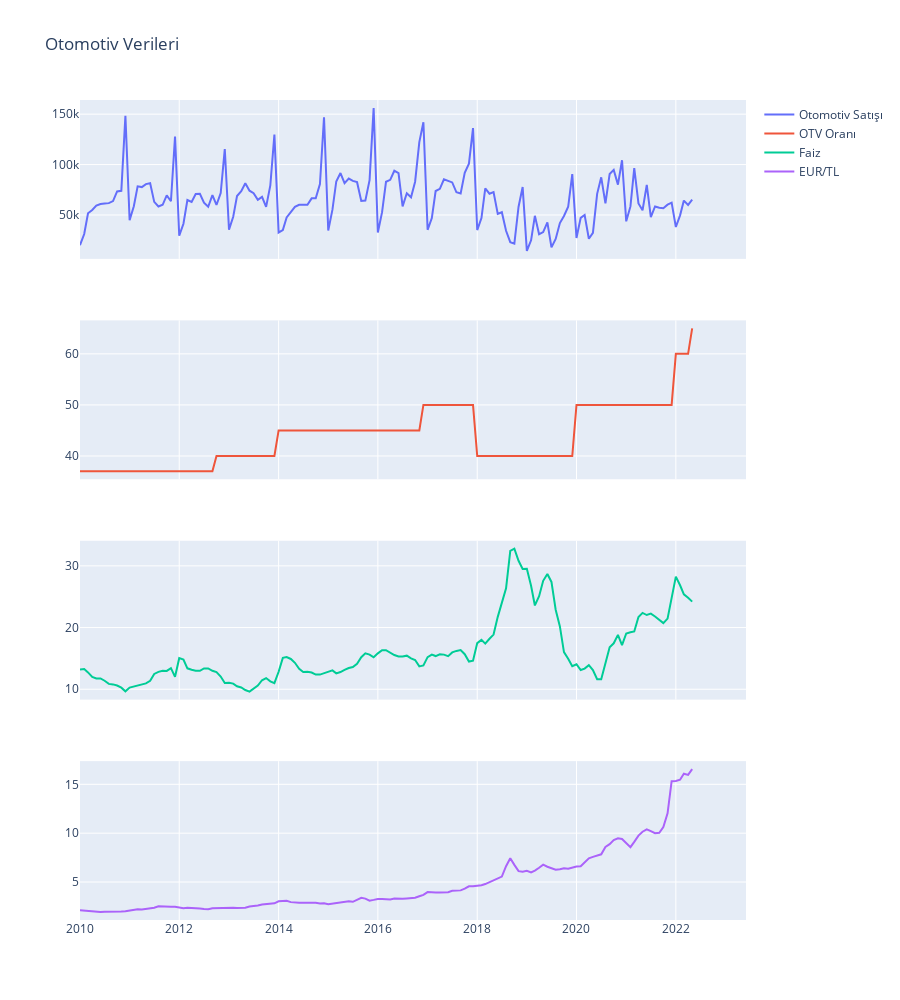

Notebook code cell kept with this figure:
### Code cell
# Subplot figürünü oluştur
fig = make_subplots(rows=4, cols=1, shared_xaxes=True)

# İlk subplotu ekle: Otomotiv Satış
fig.add_trace(go.Scatter(x=df['Date'], y=df['Otomotiv Satis'], name='Otomotiv Satışı'), row=1, col=1)

# İkinci subplotu ekle: OTV Oranı
fig.add_trace(go.Scatter(x=df['Date'], y=df['OTV Orani'], name='OTV Oranı'), row=2, col=1)

# Üçüncü subplotu ekle: Faiz
fig.add_trace(go.Scatter(x=df['Date'], y=df['Faiz'], name='Faiz'), row=3, col=1)

# Dördüncü subplotu ekle: EUR/TL
fig.add_trace(go.Scatter(x=df['Date'], y=df['EUR/TL'], name='EUR/TL'), row=4, col=1)

# Grafik düzenleme
fig.update_layout(title='Otomotiv Verileri', height=1000)

# Grafikleri göster
fig.show()

### Figure 1 — Plotly figure (JSON) as saved in the notebook; plotly's stock layout.template omitted (floating-point values rounded to 4 significant figures; data arrays with more than 128 entries replaced by an {"elided": "..."} marker saying what was removed)
{"data": [{"name": "Otomotiv Satışı", "type": "scatter", "x": {"elided": "162 str values"}, "xaxis": "x", "y": {"elided": "162 int values"}, "yaxis": "y"}, {"name": "OTV Oranı", "type": "scatter", "x": {"elided": "162 str values"}, "xaxis": "x2", "y": {"elided": "162 int values"}, "yaxis": "y2"}, {"name": "Faiz", "type": "scatter", "x": {"elided": "162 str values"}, "xaxis": "x3", "y": {"elided": "162 float values"}, "yaxis": "y3"}, {"name": "EUR/TL", "type": "scatter", "x": {"elided": "162 str values"}, "xaxis": "x4", "y": {"elided": "162 float values"}, "yaxis": "y4"}], "layout": {"height": 1000, "title": {"text": "Otomotiv Verileri"}, "xaxis": {"anchor": "y", "domain": [0, 1], "matches": "x4", "showticklabels": false}, "xaxis2": {"anchor": "y2", "domain": [0, 1], "matches": "x4", "showticklabels": false}, "xaxis3": {"anchor": "y3", "domain": [0, 1], "matches": "x4", "showticklabels": false}, "xaxis4": {"anchor": "y4", "domain": [0, 1]}, "yaxis": {"anchor": "x", "domain": [0.8063, 1]}, "yaxis2": {"anchor": "x2", "domain": [0.5375, 0.7312]}, "yaxis3": {"anchor": "x3", "domain": [0.2687, 0.4625]}, "yaxis4": {"anchor": "x4", "domain": [0, 0.1938]}}}
